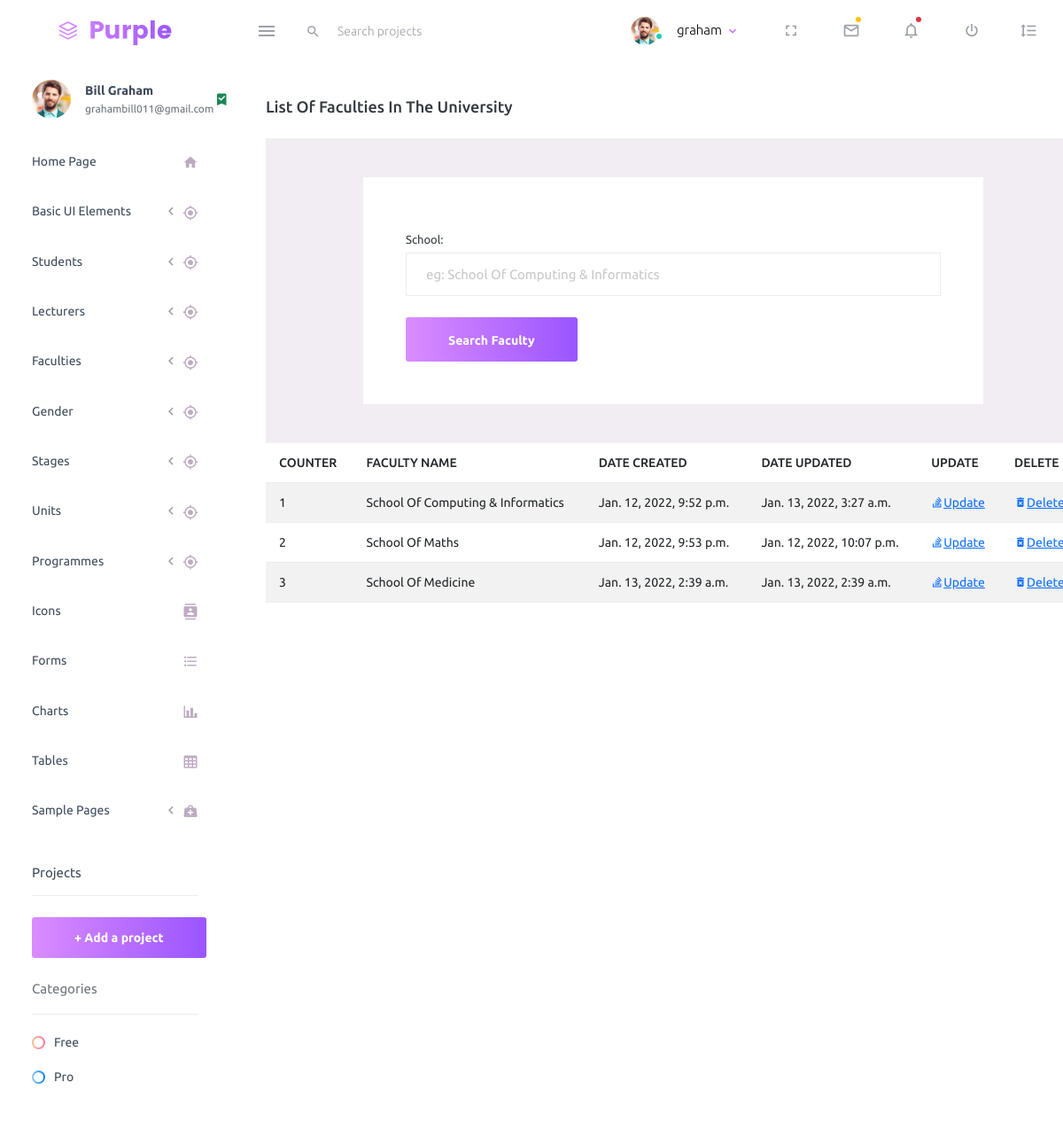
Page /school/list-faculty/ (signed in) on the earlier database version.
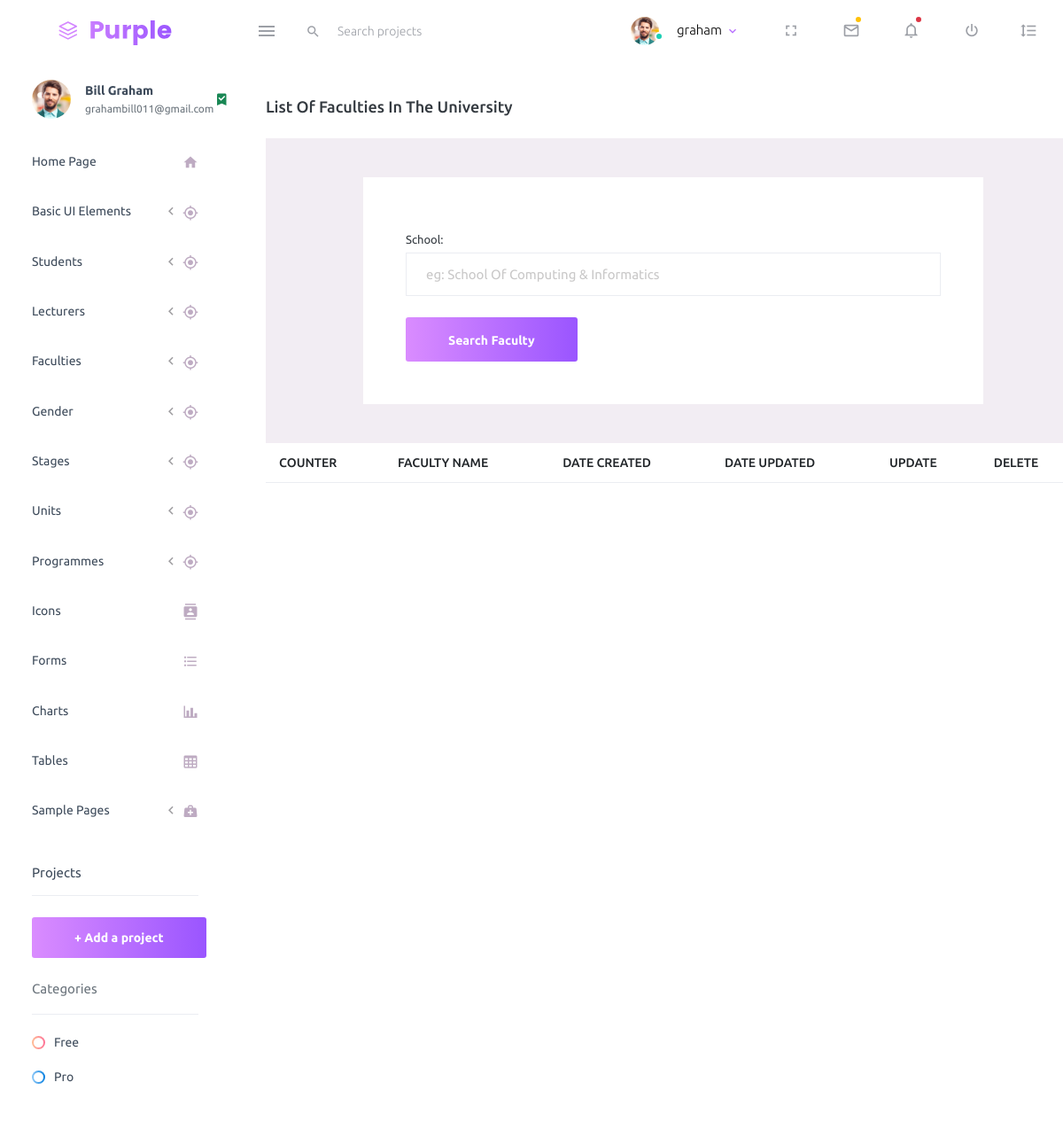
Same page on the later database version.
### school/models.py (models this page shows, shortened)
class Faculty(models.Model):
    school=models.CharField(max_length=255, blank=True, null=True)
    date_created=models.DateTimeField(null=True, blank=True, auto_now_add=True)
    date_updated=models.DateTimeField(null=True, blank=True, auto_now=True)

### school/views.py (the view)
# urls.py: path('list-faculty/', views.ListFaculty, name='list-faculty'),
@login_required
def ListFaculty(request):
	title = 'List of Faculties In The University'
	form = FacultySearchForm(request.POST or None)
	queryset = Faculty.objects.all()
	context = {
		"title": title,
		"queryset": queryset,
	}
	if request.method == 'POST':
		queryset = Faculty.objects.filter(school__icontains=form['school'].value())
	context = {
	"form": form,
	"title": title,
	"queryset": queryset,
	}
	return render(request, "school/list-faculty.html", context)

### school/forms.py
class FacultySearchForm(forms.ModelForm):
    class Meta:
        model=Faculty
        fields=['school']
        widgets = {'school':forms.TextInput(attrs={'class':'form-control','placeholder':'eg: School Of Computing & Informatics'})}

### school/templates/school/list-faculty.html (shortened to what this page needs)
{% extends 'index2.html' %}
{% load static %}
{% block content %}
<div class="col-lg-10 grid-margin stretch-card">
    <div class="card">
      <div class="card-body">
        <h4 class="card-title">{{title}}</h4>
        <div class="content-wrapper d-flex align-items-center auth">
            <div class="row flex-grow">
              <div class="col-lg-10 mx-auto">
                <div class="auth-form-light text-left p-5">
                  <form class="pt-3" method="post" action="">
                      <fieldset>
                        {% for fm in form %}
                            <div class="form-group">
                                {{fm.label_tag}}
                                {{fm}}
                            </div>
                        {% endfor %}
                        <div class="mt-3">
                          <button class="btn btn-block btn-gradient-primary btn-lg font-weight-medium auth-form-btn" type="submit">Search Faculty</button>
                        </div>
                      </fieldset>
                  </form>
                </div>
              </div>
            </div>
          </div>
        <div class="col-lg-12 table-responsive fixed-table-body">
          <table class="table table-striped">
            <thead>
              <tr>
                <th> COUNTER </th>
                <th> FACULTY NAME </th>
                <th> DATE CREATED </th>
                <th> DATE UPDATED </th>
                <th> UPDATE </th>
                <th> DELETE </th>
              </tr>
            </thead>
            <tbody>
              {% for instance in queryset %}
              <tr>
                  <td class="py-1">{{forloop.counter}}</td>
                  <td>{{instance.school}}</td>
                  <td>{{instance.date_created}}</td>
                  <td>{{instance.date_updated}}</td>
                  <td><a class="mdi mdi-stack-overflow" href="{% url 'school:edit-faculty' instance.id%}">Update</a></td>
                  <td><a class="mdi mdi-delete-forever" href="{% url 'school:delete-faculty' instance.id%}">Delete</a></td>
              </tr>
              {% endfor %}
            </tbody>
          </table>
        </div>
      </div>
    </div>
  </div>
  {% endblock content %}

Differences in the rows shown:
removed Faculty: school "School Of Computing & Informatics", date_created "Jan. 12, 2022, 9:52 p.m.", date_updated "Jan. 13, 2022, 3:27 a.m."
removed Faculty: school "School Of Maths", date_created "Jan. 12, 2022, 9:53 p.m.", date_updated "Jan. 12, 2022, 10:07 p.m."
removed Faculty: school "School Of Medicine", date_created "Jan. 13, 2022, 2:39 a.m.", date_updated "Jan. 13, 2022, 2:39 a.m."
